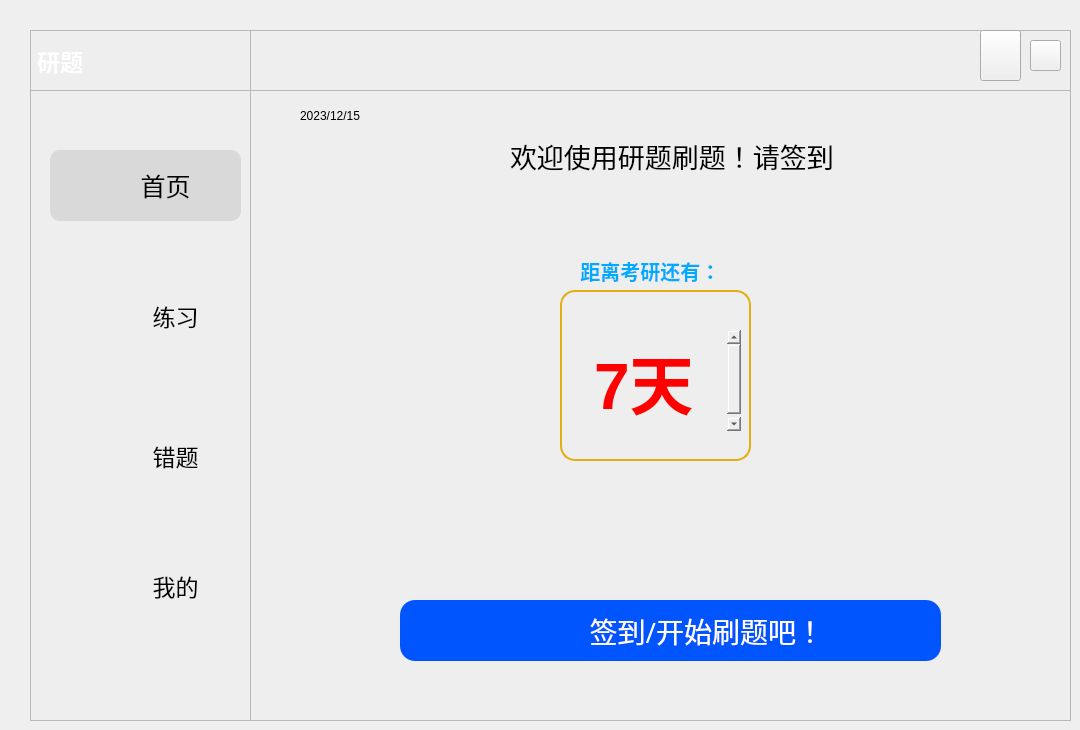
   <widget class="QWidget" name="page">
    <widget class="QLabel" name="label_right">
     <property name="enabled">
      <bool>true</bool>
     </property>
     <property name="geometry">
      <rect>
       <x>250</x>
       <y>30</y>
       <width>821</width>
       <height>691</height>
      </rect>
     </property>
     <property name="styleSheet">
      <string notr="true">QFrame{
	background-color: rgb(238, 238, 238);
}</string>
     </property>
     <property name="frameShape">
      <enum>QFrame::StyledPanel</enum>
     </property>
     <property name="frameShadow">
      <enum>QFrame::Sunken</enum>
     </property>
     <property name="text">
      <string/>
     </property>
    </widget>
    <widget class="QLabel" name="label_sign">
     <property name="geometry">
      <rect>
       <x>430</x>
       <y>610</y>
       <width>51</width>
       <height>51</height>
      </rect>
     </property>
     <property name="styleSheet">
      <string notr="true">image: url(:/新前缀/签到 .png);</string>
     </property>
     <property name="text">
      <string/>
     </property>
    </widget>
    <widget class="QPushButton" name="bt_sign_in">
     <property name="geometry">
      <rect>
       <x>400</x>
       <y>600</y>
       <width>541</width>
       <height>61</height>
      </rect>
     </property>
     <property name="font">
      <font>
       <family>微软雅黑</family>
       <pointsize>21</pointsize>
       <weight>50</weight>
       <bold>false</bold>
      </font>
     </property>
     <property name="cursor">
      <cursorShape>PointingHandCursor</cursorShape>
     </property>
     <property name="styleSheet">
      <string notr="true">QPushButton{
	background-color: rgb(0, 85, 255);
	color: rgb(255, 255, 255);
	border-radius:15px
}
QPushButton:pressed{
	padding-left:5px;
	padding-top:5px;
	
	background-color: rgb(0, 0, 255);
}</string>
     </property>
     <property name="text">
      <string>          签到/开始刷题吧！</string>
     </property>
    </widget>
    <widget class="QPushButton" name="Bt_minimise">
     <property name="geometry">
      <rect>
       <x>980</x>
       <y>30</y>
       <width>41</width>
       <height>51</height>
      </rect>
     </property>
     <property name="styleSheet">
      <string notr="true">
QPushButton{
	
	border-image: url(:/新前缀/最小化.png);
}
QPushButton:hover{
	background-color: rgb(217, 217, 217);
	border-radius:30px
}
QPushButton:pressed{
	padding-left:5px;
	padding-top:5px;
}</string>
     </property>
     <property name="text">
      <string/>
     </property>
     <property name="icon">
      <iconset>
       <normaloff>:/icon/res/icon/最小化.png</normaloff>:/icon/res/icon/最小化.png</iconset>
     </property>
    </widget>
    <widget class="QLabel" name="label_welcome">
     <property name="geometry">
      <rect>
       <x>510</x>
       <y>100</y>
       <width>411</width>
       <height>111</height>
      </rect>
     </property>
     <property name="font">
      <font>
       <family>微软雅黑</family>
       <pointsize>20</pointsize>
      </font>
     </property>
     <property name="text">
      <string>欢迎使用研题刷题！请签到</string>
     </property>
    </widget>
    <widget class="QLabel" name="label_piccount">
     <property name="geometry">
      <rect>
       <x>500</x>
       <y>240</y>
       <width>51</width>
       <height>51</height>
      </rect>
     </property>
     <property name="styleSheet">
      <string notr="true">image: url(:/新前缀/倒计时.png);</string>
     </property>
     <property name="text">
      <string/>
     </property>
    </widget>
    <widget class="QLabel" name="label_numcount">
     <property name="geometry">
      <rect>
       <x>570</x>
       <y>240</y>
       <width>201</width>
       <height>61</height>
      </rect>
     </property>
     <property name="font">
      <font>
       <family>微软雅黑</family>
       <pointsize>15</pointsize>
       <weight>75</weight>
       <bold>true</bold>
      </font>
     </property>
     <property name="styleSheet">
      <string notr="true">
color: rgb(0, 170, 255);
border-radius:20px</string>
     </property>
     <property name="frameShape">
      <enum>QFrame::NoFrame</enum>
     </property>
     <property name="text">
      <string>  距离考研还有：</string>
     </property>
    </widget>
    <widget class="QPushButton" name="Bt_exit">
     <property name="geometry">
      <rect>
       <x>1030</x>
       <y>40</y>
       <width>31</width>
       <height>31</height>
      </rect>
     </property>
     <property name="styleSheet">
      <string notr="true">

QPushButton{
	
	border-image: url(:/新前缀/关闭窗口.png);
	

}
QPushButton:hover{
	
	background-color: rgb(255, 0, 0);
	border-radius:30px
}
QPushButton:pressed{
	padding-left:5px;
	padding-top:5px;
}</string>
     </property>
     <property name="text">
      <string/>
     </property>
    </widget>
    <widget class="QFrame" name="frame_left">
     <property name="geometry">
      <rect>
       <x>30</x>
       <y>30</y>
       <width>221</width>
       <height>691</height>
      </rect>
     </property>
     <property name="styleSheet">
      <string notr="true">QFrame{
	background-color: rgb(238, 238, 238);
}</string>
     </property>
     <property name="frameShape">
      <enum>QFrame::StyledPanel</enum>
     </property>
     <property name="frameShadow">
      <enum>QFrame::Sunken</enum>
     </property>
     <property name="lineWidth">
      <number>0</number>
     </property>
     <widget class="QPushButton" name="Bt_wrong">
      <property name="geometry">
       <rect>
        <x>80</x>
        <y>390</y>
        <width>131</width>
        <height>71</height>
       </rect>
      </property>
      <property name="font">
       <font>
        <family>微软雅黑</family>
        <pointsize>17</pointsize>
       </font>
      </property>
      <property name="cursor">
       <cursorShape>PointingHandCursor</cursorShape>
      </property>
      <property name="styleSheet">
       <string notr="true">QPushButton{
	border-radius:30px

}
QPushButton:hover{
	background-color: rgb(217, 217, 217);
	border-radius:30px

}
QPushButton:pressed{
padding-left:5px;
	padding-top:5px;
	background-color: rgb(242, 255, 254);
}</string>
      </property>
      <property name="text">
       <string>错题</string>
      </property>
     </widget>
     <widget class="QFrame" name="frame_chosen">
      <property name="geometry">
       <rect>
        <x>20</x>
        <y>120</y>
        <width>191</width>
        <height>71</height>
       </rect>
      </property>
      <property name="font">
       <font>
        <family>微软雅黑</family>
       </font>
      </property>
      <property name="styleSheet">
       <string notr="true">background-color: rgb(217, 217, 217);
border-radius:10px;
</string>
      </property>
      <property name="frameShape">
       <enum>QFrame::StyledPanel</enum>
      </property>
      <property name="frameShadow">
       <enum>QFrame::Raised</enum>
      </property>
      <widget class="QPushButton" name="Bt_main">
       <property name="geometry">
        <rect>
         <x>50</x>
         <y>0</y>
         <width>131</width>
         <height>71</height>
        </rect>
       </property>
       <property name="font">
        <font>
         <family>微软雅黑</family>
         <pointsize>19</pointsize>
         <weight>50</weight>
         <italic>false</italic>
         <bold>false</bold>
         <underline>false</underline>
         <strikeout>false</strikeout>
        </font>
       </property>
       <property name="cursor">
        <cursorShape>PointingHandCursor</cursorShape>
       </property>
       <property name="styleSheet">
        <string notr="true">QPushButton{
	color: rgb(0, 0, 0);
	color: rgb(0, 0, 0);
	border-radius:30px
}
QPushButton:pressed{
	padding-left:5px;
	padding-top:5px;
}
</string>
       </property>
       <property name="text">
        <string>首页</string>
       </property>
      </widget>
      <widget class="QLabel" name="label_main">
       <property name="geometry">
        <rect>
         <x>0</x>
         <y>10</y>
         <width>61</width>
         <height>51</height>
        </rect>
       </property>
       <property name="styleSheet">
        <string notr="true">image: url(:/新前缀/首页.png);</string>
       </property>
       <property name="text">
        <string/>
       </property>
      </widget>
     </widget>
     <widget class="QPushButton" name="Bt_mine">
      <property name="geometry">
       <rect>
        <x>80</x>
        <y>520</y>
        <width>131</width>
        <height>71</height>
       </rect>
      </property>
      <property name="font">
       <font>
        <family>微软雅黑</family>
        <pointsize>17</pointsize>
        <weight>50</weight>
        <bold>false</bold>
       </font>
      </property>
      <property name="cursor">
       <cursorShape>PointingHandCursor</cursorShape>
      </property>
      <property name="styleSheet">
       <string notr="true">QPushButton{
	border-radius:30px

}
QPushButton:hover{
	background-color: rgb(217, 217, 217);
	border-radius:30px

}
QPushButton:pressed{
padding-left:5px;
	padding-top:5px;
	background-color: rgb(242, 255, 254);
}</string>
      </property>
      <property name="text">
       <string>我的</string>
      </property>
     </widget>
     <widget class="QPushButton" name="Bt_exercise">
      <property name="geometry">
       <rect>
        <x>80</x>
        <y>250</y>
        <width>131</width>
        <height>71</height>
       </rect>
      </property>
      <property name="font">
       <font>
        <family>微软雅黑</family>
        <pointsize>17</pointsize>
        <weight>50</weight>
        <bold>false</bold>
       </font>
      </property>
      <property name="cursor">
       <cursorShape>PointingHandCursor</cursorShape>
      </property>
      <property name="styleSheet">
       <string notr="true">QPushButton{
	border-radius:30px

}
QPushButton:hover{
	background-color: rgb(217, 217, 217);
	border-radius:30px
}
QPushButton:pressed{
padding-left:5px;
	padding-top:5px;
	background-color: rgb(242, 255, 254);
}
</string>
      </property>
      <property name="text">
       <string>练习</string>
      </property>
     </widget>
     <widget class="QLabel" name="label_exercise">
      <property name="geometry">
       <rect>
        <x>20</x>
        <y>260</y>
        <width>61</width>
        <height>51</height>
       </rect>
      </property>
      <property name="styleSheet">
       <string notr="true">image: url(:/新前缀/练习.png);</string>
      </property>
      <property name="text">
       <string/>
      </property>
     </widget>
     <widget class="QLabel" name="label_wrong">
      <property name="geometry">
       <rect>
        <x>20</x>
        <y>400</y>
        <width>61</width>
        <height>51</height>
       </rect>
      </property>
      <property name="styleSheet">
       <string notr="true">image: url(:/新前缀/错题.png);</string>
      </property>
      <property name="text">
       <string/>
      </property>
     </widget>
     <widget class="QLabel" name="label_mine">
      <property name="geometry">
       <rect>
        <x>20</x>
        <y>530</y>
        <width>61</width>
        <height>51</height>
       </rect>
      </property>
      <property name="styleSheet">
       <string notr="true">image: url(:/新前缀/我的.png);</string>
      </property>
      <property name="text">
       <string/>
      </property>
     </widget>
    </widget>
    <widget class="QLabel" name="label_calendar">
     <property name="geometry">
      <rect>
       <x>260</x>
       <y>100</y>
       <width>31</width>
       <height>31</height>
      </rect>
     </property>
     <property name="styleSheet">
      <string notr="true">image: url(:/新前缀/日历.png);</string>
     </property>
     <property name="text">
      <string/>
     </property>
    </widget>
    <widget class="QLabel" name="head_background">
     <property name="geometry">
      <rect>
       <x>30</x>
       <y>30</y>
       <width>1041</width>
       <height>61</height>
      </rect>
     </property>
     <property name="font">
      <font>
       <family>微软雅黑</family>
       <pointsize>17</pointsize>
       <weight>75</weight>
       <bold>true</bold>
      </font>
     </property>
     <property name="styleSheet">
      <string notr="true">background-image: url(:/新前缀/背景1.jpg);
color: rgb(255, 255, 255);</string>
     </property>
     <property name="frameShape">
      <enum>QFrame::StyledPanel</enum>
     </property>
     <property name="frameShadow">
      <enum>QFrame::Sunken</enum>
     </property>
     <property name="text">
      <string>研题</string>
     </property>
    </widget>
    <widget class="QLabel" name="label">
     <property name="geometry">
      <rect>
       <x>420</x>
       <y>120</y>
       <width>81</width>
       <height>61</height>
      </rect>
     </property>
     <property name="styleSheet">
      <string notr="true">image: url(:/新前缀/书本.png);</string>
     </property>
     <property name="text">
      <string/>
     </property>
    </widget>
    <widget class="QTextBrowser" name="text_today_2">
     <property name="geometry">
      <rect>
       <x>590</x>
       <y>330</y>
       <width>151</width>
       <height>101</height>
      </rect>
     </property>
     <property name="font">
      <font>
       <pointsize>15</pointsize>
      </font>
     </property>
     <property name="styleSheet">
      <string notr="true">background-color: rgb(238, 238, 238);</string>
     </property>
     <property name="frameShape">
      <enum>QFrame::NoFrame</enum>
     </property>
     <property name="html">
      <string>&lt;!DOCTYPE HTML PUBLIC &quot;-//W3C//DTD HTML 4.0//EN&quot; &quot;http://www.w3.org/TR/REC-html40/strict.dtd&quot;&gt;
&lt;html&gt;&lt;head&gt;&lt;meta name=&quot;qrichtext&quot; content=&quot;1&quot; /&gt;&lt;style type=&quot;text/css&quot;&gt;
p, li { white-space: pre-wrap; }
&lt;/style&gt;&lt;/head&gt;&lt;body style=&quot; font-family:'SimSun'; font-size:15pt; font-weight:400; font-style:normal;&quot;&gt;
&lt;p style=&quot; margin-top:0px; margin-bottom:0px; margin-left:0px; margin-right:0px; -qt-block-indent:0; text-indent:0px;&quot;&gt;&lt;span style=&quot; font-size:48pt; font-weight:600; color:#ff0000;&quot;&gt;7天&lt;/span&gt;&lt;/p&gt;&lt;/body&gt;&lt;/html&gt;</string>
     </property>
    </widget>
    <widget class="QLabel" name="label_5">
     <property name="geometry">
      <rect>
       <x>300</x>
       <y>100</y>
       <width>91</width>
       <height>31</height>
      </rect>
     </property>
     <property name="text">
      <string>2023/12/15 </string>
     </property>
    </widget>
    <widget class="QLabel" name="label_6">
     <property name="geometry">
      <rect>
       <x>560</x>
       <y>290</y>
       <width>191</width>
       <height>171</height>
      </rect>
     </property>
     <property name="styleSheet">
      <string notr="true">color: rgb(227, 174, 17);
border:2px solid rgb(227, 174, 17);
border-radius:15px</string>
     </property>
     <property name="text">
      <string/>
     </property>
    </widget>
    <zorder>label_right</zorder>
    <zorder>label_numcount</zorder>
    <zorder>bt_sign_in</zorder>
    <zorder>label_welcome</zorder>
    <zorder>frame_left</zorder>
    <zorder>label_calendar</zorder>
    <zorder>label_piccount</zorder>
    <zorder>head_background</zorder>
    <zorder>Bt_minimise</zorder>
    <zorder>Bt_exit</zorder>
    <zorder>label</zorder>
    <zorder>label_sign</zorder>
    <zorder>label_5</zorder>
    <zorder>text_today_2</zorder>
    <zorder>label_6</zorder>
   </widget>
